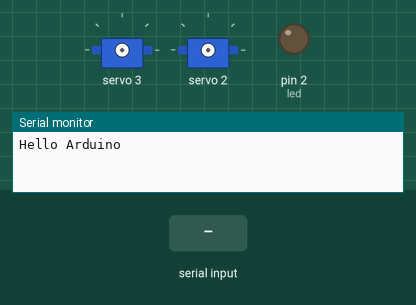
Simulated run of this sketch. Board: Arduino Uno, built with avr-gcc and run on an emulated ATmega328P. Shown: 2 × servo, output pins drawn as LEDs (lit = HIGH), the last lines printed to the serial monitor. The inputs (shaded band) are chosen by the test bench.

Above: at 1.2 s.
1.3 s: "11\n" received over Serial
At 3.5 s:
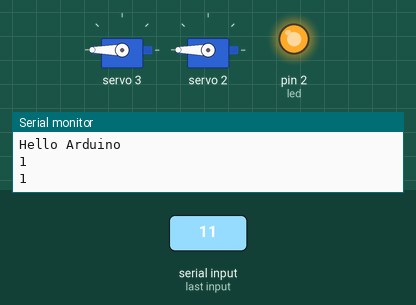
3.8 s: "00\n" received over Serial
At 5.7 s:
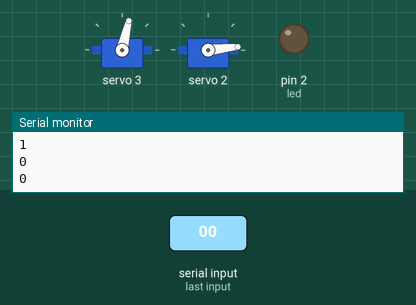
6.3 s: "10\n" received over Serial
At 8.4 s:
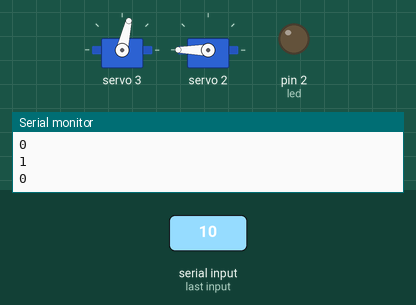
8.8 s: "01\n" received over Serial
At 10.3 s:
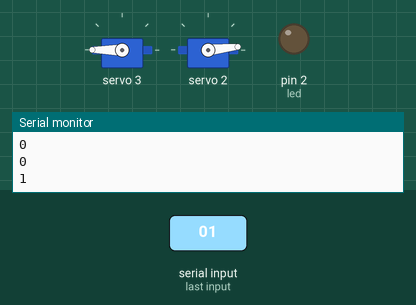
Timing chart, 0 to 11.8 s (numbered marks = the images above; inputs shaded):
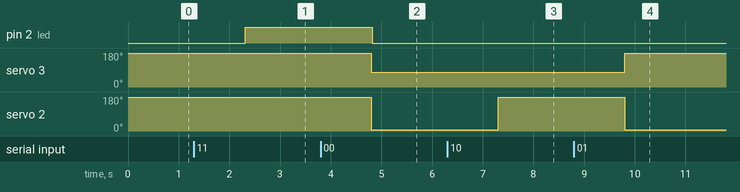

Measured:
- after the input at 1.3 s, pin 2 (led): LOW → HIGH after 1.0 s
- after the input at 3.8 s, pin 2 (led): HIGH → LOW after 1.0 s; servo 3: 180° → 77° after 1.0 s; servo 2: 180° → 6° after 1.0 s
- after the input at 6.3 s, servo 2: 6° → 180° after 1.0 s
- after the input at 8.8 s, servo 3: 77° → 180° after 1.0 s; servo 2: 180° → 6° after 1.0 s

The sketch:

BAAP_CAMARA_SIN_BOTON.ino
```cpp
#include <Wire.h>
#include <Adafruit_PWMServoDriver.h>

Adafruit_PWMServoDriver pwm = Adafruit_PWMServoDriver(0x40);

int led = 2;
int led1=3;
int servoMin = 170; // Valor mínimo (0 grados)
int servoMax = 400; // Valor máximo (90 grados)
int servoPos = servoMin;

void setup() {
  // Inicializar la comunicación serie a 9600 baudios
  Serial.begin(9600);
  pwm.begin();
  pwm.setPWMFreq(60);
  pinMode(led, OUTPUT);
  Serial.println("Hello Arduino");
}

void loop() {
  if (Serial.available() > 0) {
    // Si hay datos disponibles para leer
    //char string[1]; // Definir un arreglo de caracteres para almacenar el valor recibido (más el carácter nulo)

    // Leer el dato en forma de string
    String inputString = Serial.readStringUntil('\n');
    String sub_S = inputString.substring(0, 1);
    String sub_T = inputString.substring(1, 2);
    Serial.println(sub_S);
    Serial.println(sub_T);
    delay(1000);

    if (inputString == "11") {

      pwm.setPWM(3, 0, 650);//muñeca estado normal
      pwm.setPWM(2, 0, 600);//mano abierta
      delay(10);
      digitalWrite(led, HIGH);
    } else if(inputString == "00"){
      pwm.setPWM(3, 0, 330);//gira muñeca
      pwm.setPWM(2, 0, 150);//mano cerrada
      delay(10);
      digitalWrite(led, LOW);

    }else if(inputString == "10"){
      pwm.setPWM(3, 0, 330);//girar muñeca
      pwm.setPWM(2, 0, 600);//mano abierta
      delay(10);
      digitalWrite(led1, HIGH);
    }else if(inputString == "01"){
      pwm.setPWM(3, 0, 650);//muñeca normal
      pwm.setPWM(2, 0, 150);//mano cerrada
      delay(10);
      digitalWrite(led1, LOW);
    }

    //Serial.println(inputString);
  }
}
```
